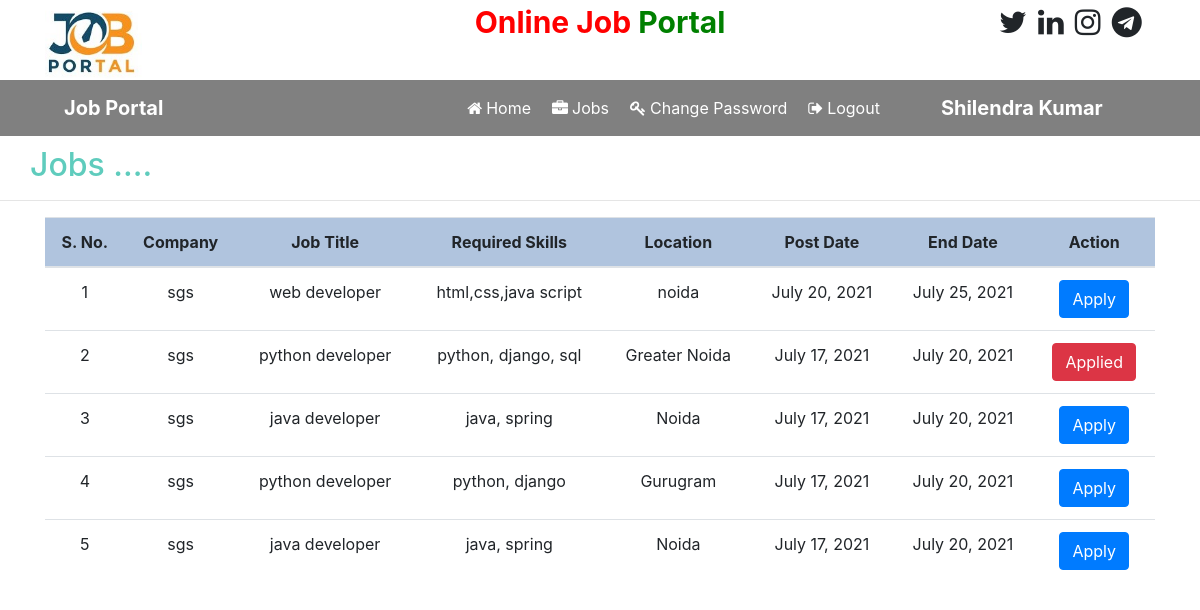
The page /user_show_latest_job (signed in) on the database its author committed.
### job/models.py (models this page shows, shortened)
class Job(models.Model):
    recruiter=models.ForeignKey(Recruiter, on_delete=models.CASCADE)
    start_date=models.DateField()
    end_date=models.DateField()
    title=models.CharField(max_length=100)
    salary=models.FloatField(max_length=20)
    image=models.FileField()
    description=models.CharField(max_length=300)
    experience=models.CharField(max_length=50)
    location=models.CharField(max_length=100)
    skills=models.CharField(max_length=100)
    creation_date=models.DateField()

class Recruiter(models.Model):
    user=models.ForeignKey(User, on_delete=models.CASCADE)
    mobile=models.CharField(max_length=15, null=True)
    image=models.FileField(null=True)
    gender=models.CharField(max_length=10, null=True)
    company=models.CharField(max_length=100,null=True)
    status=models.CharField(max_length=20,null=True)
    type=models.CharField(max_length=15, null=True)

### job/views.py (the view)
# urls.py: path('user_show_latest_job', user_show_latest_job, name='user_show_latest_job'),
def user_show_latest_job(request):
    job=Job.objects.all().order_by('-start_date')
    user=request.user
    student=StudentUser.objects.get(user=user)
    data=Apply.objects.filter(student=student)
    li=[]
    for i in data:
        li.append(i.job.id)
    context={'job':job,'li':li}
    return render(request, 'user_show_latest_job.html',context)

### job/templates/user_show_latest_job.html (shortened to what this page needs)
{% load static %}
{% block body %}
{% include 'user_navigation.html' %}
<h2 style="color:rgb(95, 204, 189); margin-left: 30px; margin-top: 10px;">Jobs ....</h2>
<hr>
<div class="container">
    <table class="table table-hover" id="example">
        <thead>
            <tr style="background-color: lightsteelblue;">
                <th>S. No.</th>
                <th>Company</th>
                <th>Job Title</th>
                <th>Required Skills</th>
                <th>Location</th>
                <th>Post Date</th>
                <th>End Date</th>
                <th>Action</th>
            </tr>
        </thead>
        <tbody>
            {% for i in job %}
            <tr>
                <td>{{forloop.counter}}  </td>
                <td>{{i.recruiter.company}}</td>
                <td>{{i.title}}</td>
                <td>{{i.skills}}</td>
                <td>{{i.location}}</td>
                <td>{{i.start_date}}</td>
                <td>{{i.end_date}}</td>
                {% if i.id in li %}
                <td><a href="#" class="btn btn-danger" >Applied</a></td>
                {% else %}
                <td><a href="{% url 'job_details' i.id %}" class="btn btn-primary">Apply</a></td>
                {% endif %}
            </tr>
            {% endfor %}
        </tbody>
    </table>
</div>
{% endblock %}

### job/templates/user_navigation.html (shortened to what this page needs)
<!DOCTYPE html>
<html lang="en">
<head>
    {% load static %}
    <link rel="stylesheet" href="https://maxcdn.bootstrapcdn.com/bootstrap/4.5.2/css/bootstrap.min.css">
    <link rel="stylesheet" href="https://cdnjs.cloudflare.com/ajax/libs/font-awesome/4.7.0/css/font-awesome.min.css">
</head>
<body>
    <div class="container">
        <div class="row">
            <div class="col-sm-3">
                <img src="{% static 'images/jp2.jpg' %}" style="width:140pb; height:80px">
            </div>
            <div class="col-sm-6 mt-10 text-center">
               <span style="font-weight:bold; font-size:30px">
                    <span style="color:red">Online Job</span>
                    <span style="color:green">Portal </span>
               </span>
            </div>
            <div class="col-sm-3 mt-10" style="padding-left:10%">
                <span style="font-weight:bold; font-size:30px">
                    <span><i class="fa fa-twitter "></i></span>
                    <span><i class="fa fa-linkedin pl-1"></i></span>
                    <span><i class="fa fa-instagram pl-1"></i></span>
                    <span><i class="fa fa-telegram pl-1"></i></span>
                </span>
            </div>
        </div>
    </div>
    <nav class="navbar navbar-expand-sm" style="background-color:gray">
        <a class="navbar-brand pl-5 font-weight-bold text-white">Job Portal</a>
        <ul class="navbar-nav">
            <li class="nav-item">
                <a class="nav-link" href="{% url 'user_home' %}" style="margin-left:280px"><i class="fa fa-home  mr-1"></i>Home</a>
            </li>
            <li class="nav-item">
                <a class="nav-link" href="{% url 'user_show_latest_job' %}" ><i class="fa fa-briefcase mr-1"></i>Jobs</a>
            </li>
            <li class="nav-item">
                <a class="nav-link" href="{% url 'user_change_pwd' %}" ><i class="fa fa-key mr-1"></i>Change Password</a>
            </li>
            <li class="nav-item">
                <a class="nav-link" href="{% url 'logout' %}" ><i class="fa fa-sign-out mr-1"></i>Logout</a>
            </li>
        </ul>
        <a class="navbar-brand pl-5 font-weight-bold text-white">{{request.user.first_name}} {{request.user.last_name}}</a>
    </nav>
</body>
</html>

### job/templates/user_navigation.html (style rules this page uses)
.nav-link { color:white !important; margin-right:5px }

### job/templates/user_show_latest_job.html (style rules this page uses)
tr { text-align: center; }

### rows shown on the page
Job: recruiter.company "sgs", title "web developer", skills "html,css,java script", location "noida", start_date "July 20, 2021", end_date "July 25, 2021", shows "Apply"
Job: recruiter.company "sgs", title "python developer", skills "python, django, sql", location "Greater Noida", start_date "July 17, 2021", end_date "July 20, 2021", shows "Applied"
Job: recruiter.company "sgs", title "java developer", skills "java, spring", location "Noida", start_date "July 17, 2021", end_date "July 20, 2021", shows "Apply"
Job: recruiter.company "sgs", title "python developer", skills "python, django", location "Gurugram", start_date "July 17, 2021", end_date "July 20, 2021", shows "Apply"
Job: recruiter.company "sgs", title "java developer", skills "java, spring", location "Noida", start_date "July 17, 2021", end_date "July 20, 2021", shows "Apply"

### other values the page prints
{{ request.user.first_name }} "Shilendra"
{{ request.user.last_name }} "Kumar"
